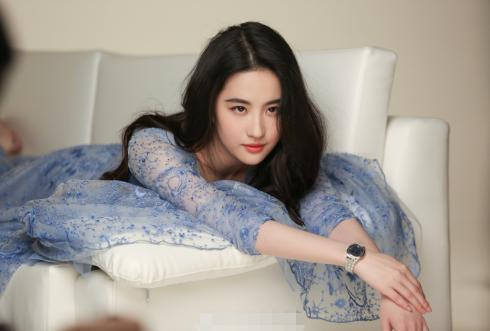
#> input picture Chapter Three/Section Three/test.bmp, 490 x 331 px
$ jupyter execute action1_image_svd.ipynb
#> lines starting #> are read from the running program, lines starting #| are printed output that depends on the picture
[cell 1]
import numpy as np
from scipy.linalg import svd
from PIL import Image
import matplotlib.pyplot as plt

[cell 2]
# 取前k个特征,对图像进行还原
def get_image_feature(s, k):
    # 对于S, 只保留前K个特征值
    s_temp = np.zeros(s.shape[0])
    s_temp[0:k] = s[0:k]
    s = s_temp * np.identity(s.shape[0])
    # 用新的s_temp, 以及p,q重构A
    temp = np.dot(p, s)
    temp = np.dot(temp, q)
    plt.imshow(temp, cmap=plt.cm.gray, interpolation='nearest')
    plt.show()
    # print(A-temp)

[cell 3]
# 加载256色图片
image = Image.open('test.bmp').convert('L')
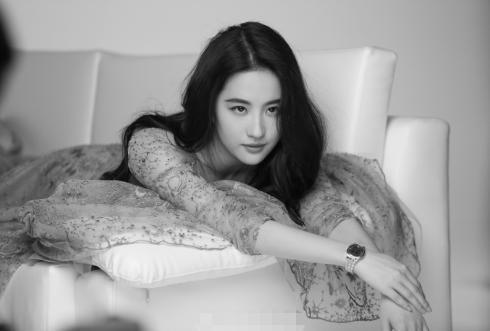
#> image: PIL image 490x331 L; min 1, max 249, mean 153.8
A = np.array(image)
# 显示原图像
plt.imshow(A, cmap=plt.cm.gray, interpolation='nearest')
plt.show()
# 对图像矩阵A进行奇异值分解,得到p,s,q
p,s,q = svd(A, full_matrices=False)
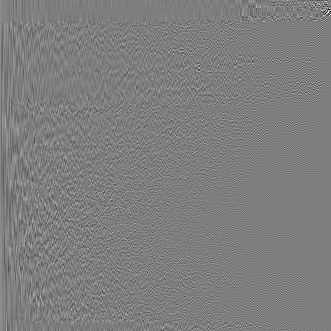
#> p: shape (331, 331) float32; min -0.552, max 0.561, mean 0.000129; drawn with min black and max white
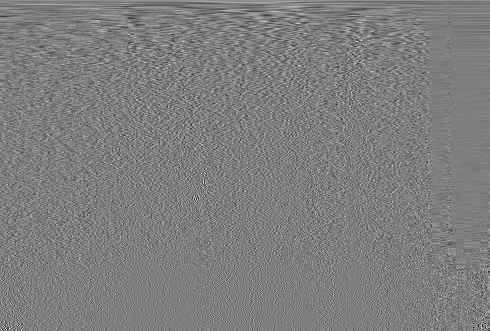
#> q: shape (331, 490) float32; min -0.306, max 0.312, mean 0.000161; drawn with min black and max white
#> s = 331 values, max 63066.2 at index 0, min 0.441 at index 330, mean 476.6
k = min(A.shape[0], A.shape[1])
#> k = 331

[cell 4]
# 取前百分之5个特征, 对图像进行还原
get_image_feature(s, int(k*0.05))
#> in get_image_feature, `temp = np.dot(p, s)`:
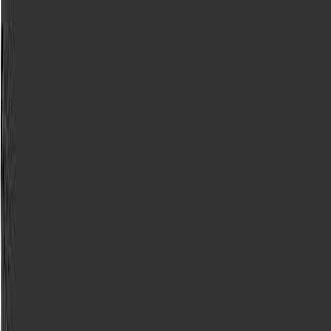
#> temp: shape (331, 331) float64; min -1034, max 4067.7, mean 10.1; drawn with min black and max white
#> in get_image_feature, `temp = np.dot(temp, q)`:
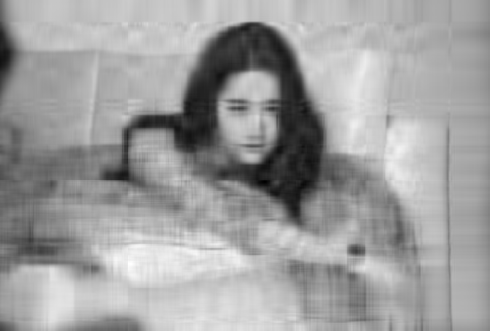
#> temp: shape (331, 490) float64; min -22.19, max 260.6, mean 153.8; drawn with min black and max white

[cell 5]
# 取前百分之10个特征, 对图像进行还原
get_image_feature(s, int(k*0.1))

[cell 6]
# 取前百分之50个特征, 对图像进行还原
get_image_feature(s, int(k*0.5))

$ run again, with Chapter Three/Section Three/256.bmp copied over Chapter Three/Section Three/test.bmp
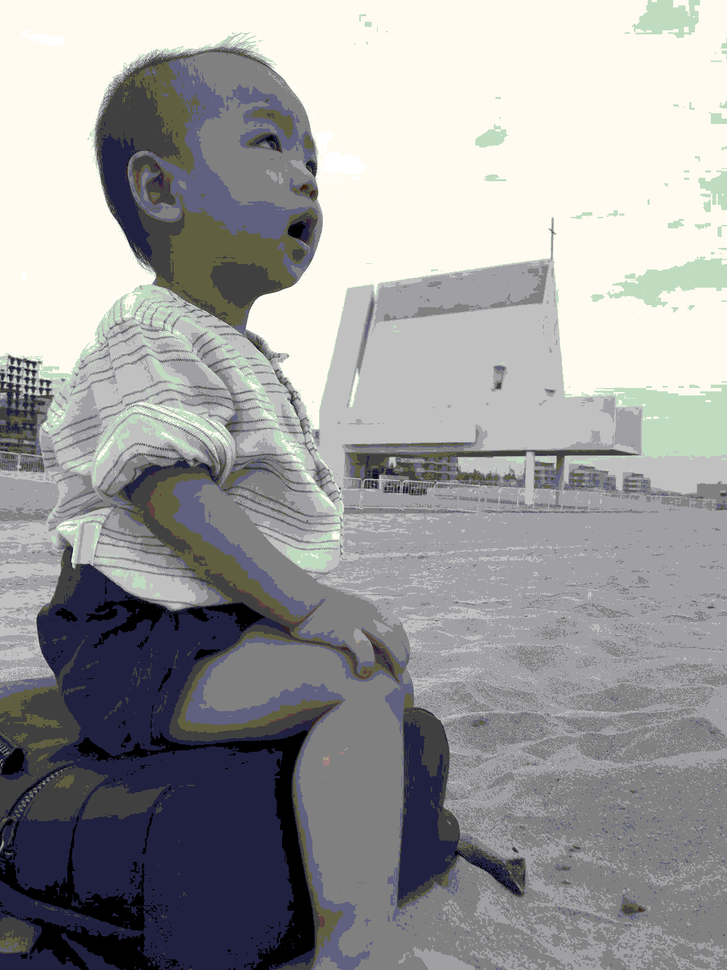
#> input picture Chapter Three/Section Three/256.bmp, 727 x 970 px, shrunk from 1080 x 1440 before the run
#> `p,s,q = svd(A, full_matrices=False)`:
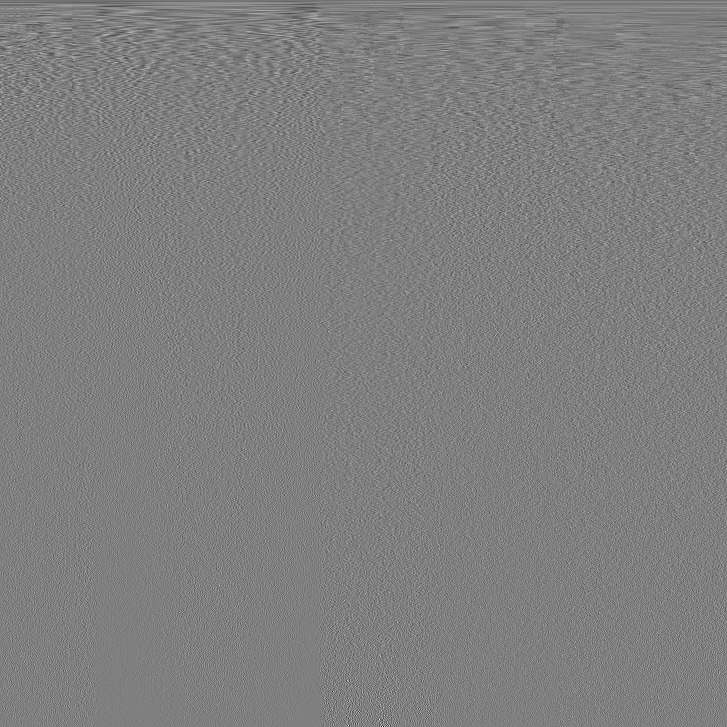
#> q: shape (727, 727) float32; min -0.367, max 0.367, mean -5.15e-05; drawn with min black and max white
#> s = 727 values, max 141005.1 at index 0, min 11.12 at index 726, mean 599
#> in get_image_feature, `temp = np.dot(temp, q)`:
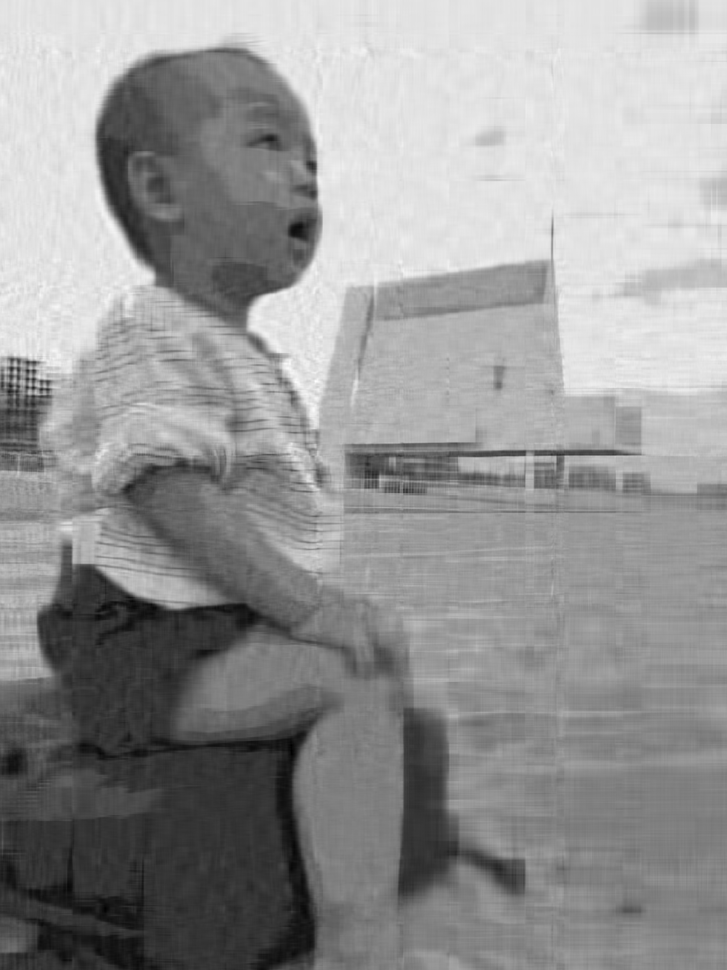
#> temp: shape (970, 727) float64; min -28.43, max 285.6, mean 155.9; drawn with min black and max white
